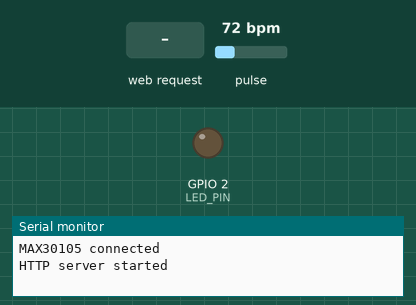
A sketch run on a simulated ESP32. On the bench: output pins drawn as LEDs (lit = HIGH), the last lines printed to the serial monitor. Dashed ring = blinking. The test bench sets the inputs (shaded band); at power-on: pulse 72 bpm.

Above: at 1.3 s.
1.4 s: HTTP request GET /blinkOn received
At 4.3 s:
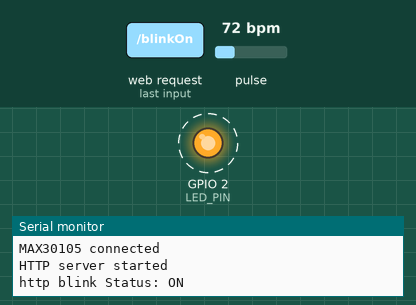
6.0 s: HTTP request GET /blinkOff received
Timing chart, 0 to 9.0 s (numbered marks = the images above; inputs shaded):
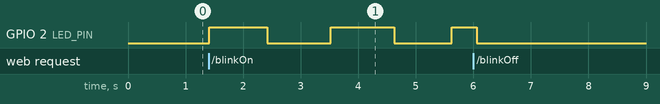

The sketch:

bracelet.ino
```cpp
#include <Arduino.h>
#include <WiFi.h>
#include <WebServer.h>
#include <Wire.h>
#include "MAX30105.h"
#include "heartRate.h"

/**
 * LED blinker global variables
 */
const int LED_PIN=2;
long lastMillis =0;
int blinkInterval =0;
int blinkLength =0;

/**
 * WIFI global variables
 */
const char* ssid = "SENSE_IT";
const char* password = "12345678";
IPAddress local_ip(192,168,1,1);
IPAddress gateway(192,168,1,1);
IPAddress subnet(255,255,255,0);
bool blinkStatus= LOW;
bool pulseStatus= LOW;
WebServer server;

/**
 * Max30102 global variables
 */
 /**
 * MAX20102 settings
 */
const byte RATE_SIZE = 4; //Increase this for more averaging. 4 is good.
byte rates[RATE_SIZE]; //Array of heart rates
byte rateSpot = 0;
long lastBeat = 0; //Time at which the last beat occurred
float beatsPerMinute;
int beatAvg;
MAX30105 particleSensor;
bool isParticleSensorConnected = LOW;
long lastMillisParticleBlink =0;

/************************************************** Code Segment ****************************************/
/**
 * LED blinker code segment
 */

void blinkerStart(int interval, int length) {
  lastMillis=millis();
  blinkInterval=interval;
  blinkLength = length;
  digitalWrite(LED_PIN, HIGH);
}

void blinkerStop() {
  digitalWrite(LED_PIN, LOW);
  lastMillis=0;
  blinkInterval=0;
  blinkLength = 0;
}

void blinkerHandle() {
  if (blinkLength == 0) //bloink is stopped
    return;

  long currentMillis = millis()-lastMillis;
  if (currentMillis <= blinkLength) {
    digitalWrite(LED_PIN, HIGH); // turn on led , in the middle of the ON length time
  } else if (currentMillis <= (blinkInterval+blinkLength)) {
    digitalWrite(LED_PIN, LOW); // turn off led,  in the middle of the OFF interval between blinks
  } else {
    lastMillis = millis(); //reset the cycle and start over
    blinkerHandle();
  }
}

/**
 * WIFI code segment
 */
void wifiSetup() {
  WiFi.softAP(ssid, password);
  WiFi.softAPConfig(local_ip, gateway, subnet);
  delay(100);

  server.on("/", wifiHandle_OnConnect);
  server.on("/blinkOn", wifiHandle_blinkOn);
  server.on("/blinkOff", wifiHandle_blinkOff);
  server.on("/pulseOn", wifiHandle_pulseOn);
  server.on("/pulseOff", wifiHandle_pulseOff);
  server.onNotFound(wifiHandle_NotFound);

  server.begin();
  Serial.println("HTTP server started");
}

void wifiHandle() {
  server.handleClient();

//    if(LED1status)
//    {digitalWrite(LED1pin, HIGH);}
//    else
//    {digitalWrite(LED1pin, LOW);}

}

void wifiHandle_OnConnect() {
  blinkStatus = LOW;
  Serial.println("http: blink Status: OFF");
  server.send(200, "text/html", wifiSendHTML(blinkStatus, pulseStatus));
}

void wifiHandle_blinkOn() {
  blinkStatus = HIGH;
  blinkerStart(1000, 1000);
  Serial.println("http blink Status: ON");
  server.send(200, "text/html", wifiSendHTML(true, pulseStatus));
}

void wifiHandle_blinkOff() {
  blinkStatus = LOW;
  blinkerStop();
  Serial.println("http blink Status: OFF");
  server.send(200, "text/html", wifiSendHTML(false, pulseStatus));
}

void wifiHandle_pulseOn() {
  pulseStatus = HIGH;
  Serial.println("http pulse Status: ON");
  server.send(200, "text/html", wifiSendHTML(blinkStatus, true));
}

void wifiHandle_pulseOff() {
  blinkStatus = LOW;
  Serial.println("http pulse Status: OFF");
  server.send(200, "text/html", wifiSendHTML(blinkStatus, false));
}

void wifiHandle_NotFound(){
  server.send(404, "text/plain", "Not found");
}

String wifiSendHTML(uint8_t blinkStat, uint8_t pulseStat){
  String ptr = "<!DOCTYPE html> <html>\n";
  ptr +="<head><meta name=\"viewport\" content=\"width=device-width, initial-scale=1.0, user-scalable=no\">\n";
  if (pulseStat) {
    ptr +="<meta http-equiv=\"refresh\" content=\"5\">\n";
  }
  ptr +="<title>SENSE IT control</title>\n";
  ptr +="<style>html { font-family: Helvetica; display: inline-block; margin: 0px auto; text-align: center;}\n";
  ptr +="body{margin-top: 50px;} h1 {color: #444444;margin: 50px auto 30px;} h3 {color: #444444;margin-bottom: 50px;}\n";
  ptr +=".button {display: block;width: 80px;background-color: #3498db;border: none;color: white;padding: 13px 30px;text-decoration: none;font-size: 25px;margin: 0px auto 35px;cursor: pointer;border-radius: 4px;}\n";
  ptr +=".button-on {background-color: #3498db;}\n";
  ptr +=".button-on:active {background-color: #2980b9;}\n";
  ptr +=".button-off {background-color: #34495e;}\n";
  ptr +=".button-off:active {background-color: #2c3e50;}\n";
  ptr +="p {font-size: 14px;color: #888;margin-bottom: 10px;}\n";
  ptr +="</style>\n";
  ptr +="</head>\n";
  ptr +="<body>\n";
  ptr +="<h1>CAMBIAR SENSE IT Web Server</h1>\n";

  if (particleSensor.getIR() < 50000)
  {ptr +="<h3>Sensor is NOT connected</h3>\n";}
  else
  {ptr +="<h3>Sensor is connected</h3>\n";}

   if(blinkStat)
  {ptr +="<p>blink Status: ON</p><a class=\"button button-off\" href=\"/blinkOff\">OFF</a>\n";}
  else
  {ptr +="<p>blink Status: OFF</p><a class=\"button button-on\" href=\"/blinkOn\">ON</a>\n";}

   if(pulseStat)
  {ptr +="<p>Heart Beat : ON</p><a class=\"button button-off\" href=\"/pulseOff\">"; ptr +=beatAvg; ptr +="</a>\n";}
  else
  {ptr +="<p>Heart Beat : OFF</p><a class=\"button button-on\" href=\"/pulseOn\">ON</a>\n";}

  ptr +="</body>\n";
  ptr +="</html>\n";
  return ptr;
}
/**
 *  pulse heart rate code segment
 */
 /**
 * heart rate code segment
 */
void particleSensorSetup() {
  int times=5;
  while (times > 0) {
    if ( particleSensor.begin(Wire, I2C_SPEED_FAST)) {
      isParticleSensorConnected = HIGH;
      Serial.println("MAX30105 connected");
      break;
    }
    Serial.println("MAX30105 was not found. Please check wiring/power. ");
    delay(1000);
    times--;
  }

  if (isParticleSensorConnected) {
    particleSensor.setup(); //Configure sensor with default settings
    particleSensor.setPulseAmplitudeRed(0); //Turn Red LED to low to indicate sensor is running
    particleSensor.setPulseAmplitudeGreen(0); //Turn off Green LED
  }

}

void particleSensorBlink() {
  long tmp = millis() - lastMillisParticleBlink;
  if (tmp > 100) {
    particleSensor.setPulseAmplitudeRed(0);

  } if (tmp > 122) {
    particleSensor.setPulseAmplitudeRed(250);
    lastMillisParticleBlink = millis();
  }

}

void sampleHeartRate() {
  if (isParticleSensorConnected) {
    long irValue = particleSensor.getIR();

    if (checkForBeat(irValue) == true)
    {
      //We sensed a beat!
      long delta = millis() - lastBeat;
      lastBeat = millis();

      beatsPerMinute = 60 / (delta / 1000.0);

      if (beatsPerMinute < 255 && beatsPerMinute > 20)
      {
        rates[rateSpot++] = (byte)beatsPerMinute; //Store this reading in the array
        rateSpot %= RATE_SIZE; //Wrap variable

        //Take average of readings
        beatAvg = 0;
        for (byte x = 0 ; x < RATE_SIZE ; x++)
          beatAvg += rates[x];
        beatAvg /= RATE_SIZE;
      }
    }

    //debugHeartate(irValue);
  }
}

void debugHeartate(long irValue) {
  Serial.print("IR=");
  Serial.print(irValue);
  Serial.print(", BPM=");
  Serial.print(beatsPerMinute);
  Serial.print(", Avg BPM=");
  Serial.print(beatAvg);

  if (irValue < 50000)
    Serial.print(" No finger?");

  Serial.println();
}


/**
 * arduino code segment
 */

void setup() {
  Serial.begin(115200);

  // LED BLINKER
  pinMode (LED_PIN, OUTPUT);

  // init heart rate sensor
  particleSensorSetup();

  // WIFI code
  wifiSetup();
}

void loop() {
  delay(100);
  blinkerHandle();
  wifiHandle();
  sampleHeartRate();
  particleSensorBlink();
}
```

Measured:
- after the input at 1.4 s, GPIO 2 (LED_PIN): alternates HIGH for 1.1 s and LOW for 1.0 s, starting at once
